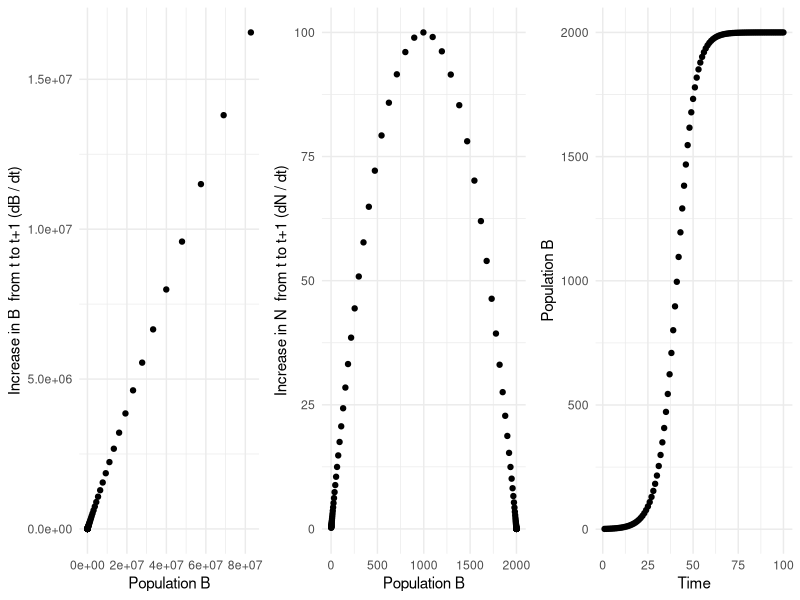

The R source for this figure: (Note: this script raises an error after producing the figure.)
## ---- chunk 1
#| label: load-packages
#| include: false

library(tidyverse)
library(palmerpenguins)
theme_set(theme_minimal())
## ---- chunk 2


### How does amount produced by a population relate to population size? 
# This is done by: 
#1) Changing model to have max time = 100, K = 2000, and r = 0.2.
#2) Saving Population size as a vector, then Amount Produced by that population size as a vector, and plot them.
#3) Remember that "Amount Produced" by a given population size contributes to the next years population size. 
#It is not created by next years population size. The "Amount Produced" beyond replacement is also called "Yield."

#Exponential

PP<-vector(mode = "numeric", length = 100); PP0<-1; rr<- 0.2
DD<-vector(mode = "numeric", length = 100); 
TT<-1:100 # not actually used within the loop but corresponds with i

DD0<-rr*PP0 # initial population growth - can be small so doesn't really affect model
PP[1]<-PP0+DD0 # initial population size + growth in first year of model

for(i in 2:100){ 
  
  DD[i-1]<-rr*PP[i-1]; 

  PP[i]<-PP[i-1] + DD[i-1] 
  
  } #DD is the production added to the previous years population size

DD[100]<-rr*PP[100] # this is just to finish series

par(mfrow = c(1,3))
p1 <- tibble(PP,DD) %>% ggplot(aes(PP,DD)) + geom_point() + xlab("Population B") + ylab("Increase in B  from t to t+1 (dB / dt)")

#Now do the same for the logistic equation

#Logistic
PP<-vector(mode = "numeric", length = 100); PP0<-1; rr<- 0.2
DD<-vector(mode = "numeric", length = 100); 
# DD is a new storage compoenent. It will store the growth component of the logistic equation.
TT<-1:100# not actually used within the loop but corresponds with i

KK<-2000 # This is a new parameter - carrying capacity.

## ---- chunk 3
#FILL IN CODE BELOW. HINT: LOOK AT HOW DD0 IS DEFINED IN THE FIRST STEP IN COMPARISON
#WITH HOW DD IS DEFINED INSIDE THE LOOP. THE FORMULA STRUCTURE STAYS THE 
#SAME BUT THE T SUBSCRIPTS MUST MATCH.

DD0<- rr*PP0*(1-PP0/KK)    # This keeps the equation structure the same. It is the initial DD component for the first year.
PP[1]<-PP0+DD0

for(i in 2:100){ 
  
  DD[i-1]<-rr*PP[i-1]*(1-PP[i-1]/KK); 
  
  PP[i]<-PP[i-1] + DD[i-1] 
  
  
  } 

DD[100]<- rr*PP[100]*(1-PP[100]/KK)#FINISH OFF THE LAST STEP HERE
  
p2 <- tibble(PP,DD) %>% ggplot(aes(PP,DD)) + geom_point() + xlab("Population B") + ylab("Increase in N  from t to t+1 (dN / dt)")

#Now graph the population over time alongside the above:
p3 <- tibble(PP,TT) %>% ggplot(aes(TT,PP)) + geom_point() + xlab("Time") + ylab("Population B")

gridExtra::grid.arrange(p1,p2,p3, ncol = 3)
## ---- chunk 4
knitr::include_graphics('imgs/Q_question.png')
## ---- chunk 5
knitr::include_graphics('imgs/Q_answer2.png')

## ---- chunk 6
###------------------------------Exercise 5: Production functions-----------------------###

#Now add population removals - catch, which is a linear function of fishing effort, 
#catchability, and population size

#Here you will run a population for a long time at a certain effort level. 
#Notice that the value at which the population stabilizes is no longer carrying 
#capacity, because catch has been removed. Also note how catch is related to 
#population size. 

PP<-vector(mode = "numeric", length = 500); PP0<-1; rr<- 0.2
DD<-vector(mode = "numeric", length = 500);
CC<-vector(mode = "numeric", length = 500); 
Effort<-0.8; Catchability<-0.1
TT<-1:500
KK<-2000
## ---- chunk 7
DD0<-rr*PP0*(1-PP0/KK)

CC0<-PP0*Effort*Catchability; 

PP[1]<-PP0 + DD0 - CC0

for(i in 2:500){ 

  DD[i-1]<- rr*PP[i-1]*(1-PP[i-1]/KK)

  CC[i-1]<- PP[i-1]*Effort*Catchability

  PP[i]<- PP[i-1] + DD[i-1] - CC[i-1]
  
  } 

DD[500]<- rr*PP[500]*(1-PP[500]/KK)
CC[500]<- PP[500]*Effort*Catchability


p1 <- tibble(CC,TT) %>% ggplot(aes(TT, CC)) + geom_point() + xlab("Time") + ylab("Catch")
p2 <- tibble(PP,TT) %>% ggplot(aes(TT, PP)) + geom_point() + xlab("Time") + ylab("Population Biomass")
p3 <- tibble(PP,CC) %>% ggplot(aes(PP, CC)) + geom_point() + ylab("Catch") + xlab("Population Biomass")

gridExtra::grid.arrange(p1, p2, p3, ncol = 3)

#This graph just shows you that at a single value of effort, your catch is directly related to your population size. As your population grows, if your effort stays the same,  effort*catchability defines the proportion of the population taken out. Since effort is not at a high value (0.8), it does not affect the population dynamics much, so catch follows the same pattern as population (directly related).
## ---- chunk 8
#Now try to find the Effort value that lead to CC = MSY = (rr*KK)/4 in the long term. 
#[Hint: try looping over values for effort and plotting the results below.]

eff<-seq(0,2,0.1) # values of effort to loop over
YY<-vector(mode = "numeric", length = length(eff))
XX<-vector(mode = "numeric", length = length(eff))

Catchability<-0.1
TT<-1:500
KK<-2000
PP0<-1; rr<- 0.2

for(j in 1:length(eff)){
  
  PP<-vector(mode = "numeric", length = 500); 
  DD<-vector(mode = "numeric", length = 500);
  CC<-vector(mode = "numeric", length = 500); 
  
  Effort<- eff[j] 
  
  DD0<-rr*PP0*(1-PP0/KK)
  CC0<-PP0*Effort*Catchability; 
  PP[1]<-PP0 + DD0 - CC0
  
  for(i in 2:500){ 
    
    DD[i-1]<- rr*PP[i-1]*(1-PP[i-1]/KK)
    CC[i-1]<- PP[i-1]*Effort*Catchability
    PP[i]<- PP[i-1] + DD[i-1] - CC[i-1]
    
  } 
  
  DD[500]<- rr*PP[500]*(1-PP[500]/KK)
  CC[500]<- PP[500]*Effort*Catchability
  
  #SAVE RESULTS: LAST (EQUILIBRIUM) VALUE OF CATCH AND LAST VALUE OF POPULATION 
  YY[j] <- CC[500] # Equilibrium Yield
  XX[j] <-  PP[500] #or PP[500] # Equilibrium Population B

  }


p1 <- tibble(XX,YY,eff) %>% ggplot(aes(eff, YY)) + geom_point() + ylab("Yield") + xlab( "Effort")
p2 <- tibble(XX,YY,eff) %>% ggplot(aes(eff, XX)) + geom_point() + ylab("Population B") + xlab( "Effort")
p3 <- tibble(XX,YY,eff) %>% mutate(CPUE = YY/eff) %>% ggplot(aes(eff, CPUE)) + geom_point() + xlab("Effort") 

gridExtra::grid.arrange(p1, p2, p3, ncol = 3)

#Q - Find on each graph where MSY is located. How are the last 2 graphs related? To answer the following questions, it helps to change the r and K values. How is MSY related to K and r? At what population size does this occur (Bmsy)? How does this relate to K and r? What does r affect? 


#Q - Note that these graphs demonstrate the long-term equilibrium results 
#under different fishing strategies. It is dome-shaped. We saw a graph at the 
#beginning of this exercise that was also dome-shaped (dn/dt of the population 
#over population size); however this graph is not based on equilibrium results. 
#How are these two graphs related?

## ---- chunk 9


#If cost linearly increases with effort...
Cost<-eff*40
#Q - then what is maximum economic yield (MEY)? [Hint: MEY is the yield with the greatest profit; that is, the greatest difference between Yield and cost]
tibble(YY, eff, Cost) %>% ggplot(aes(eff, YY)) + geom_point() + ylab("Yield") + xlab("Effort") + geom_point(aes(eff, Cost), shape = 2)


# MSY = K*r/4
# Bmsy = K/2

eff[which.max(YY)] #MSY
eff[which.max(YY - Cost)] #MEY
## ---- chunk 10
#Extra - Now look up the equation for a Pella-Tomlinson production function and 
#repeat the above exercise to plot Pella-Tomlinson surplus production function alongside
#Schaefer production function on the same figure (hint: Schaefer is a special case of the
#Pella-Tomlinson where the extra parameter (exponent) is set to 1).
#How is the shape of the MSY relationship changed by the extra parmaeter?

## ---- chunk 11

## ---- chunk 12

######-------FAO shortcut from http://www.fao.org/3/w5449e/w5449e10.pdf-------########

Yrs <- 1969:1977
Yield <- c(50, 49, 47.5, 45, 51, 56, 66, 58, 52)
Effort <- c(623, 628, 520, 513, 661, 919, 1158, 1970, 1317)

length(Yrs); length(Yield); length(Effort)

Schaefer.lm <- lm(Yield/Effort ~ Effort)
summary(Schaefer.lm)

Schaefer.glm <- glm(Yield/Effort ~ Effort)
summary(Schaefer.glm)

a <-coef(Schaefer.lm)[1]
b <-coef(Schaefer.lm)[2]
MSY <- -0.25*a^2/b
names(MSY) <- "MSY"
MSY

Fox.lm <- lm(log(Yield/Effort) ~ Effort)
summary(Fox.lm)

c <-coef(Fox.lm)[1]
d <-coef(Fox.lm)[2]
MSY <- -(1/d)*exp(c-1)
names(MSY) <- "MSY"
MSY


## ---- chunk 13
knitr::include_graphics('imgs/FAO_T306_1_TransitionFig.png')
